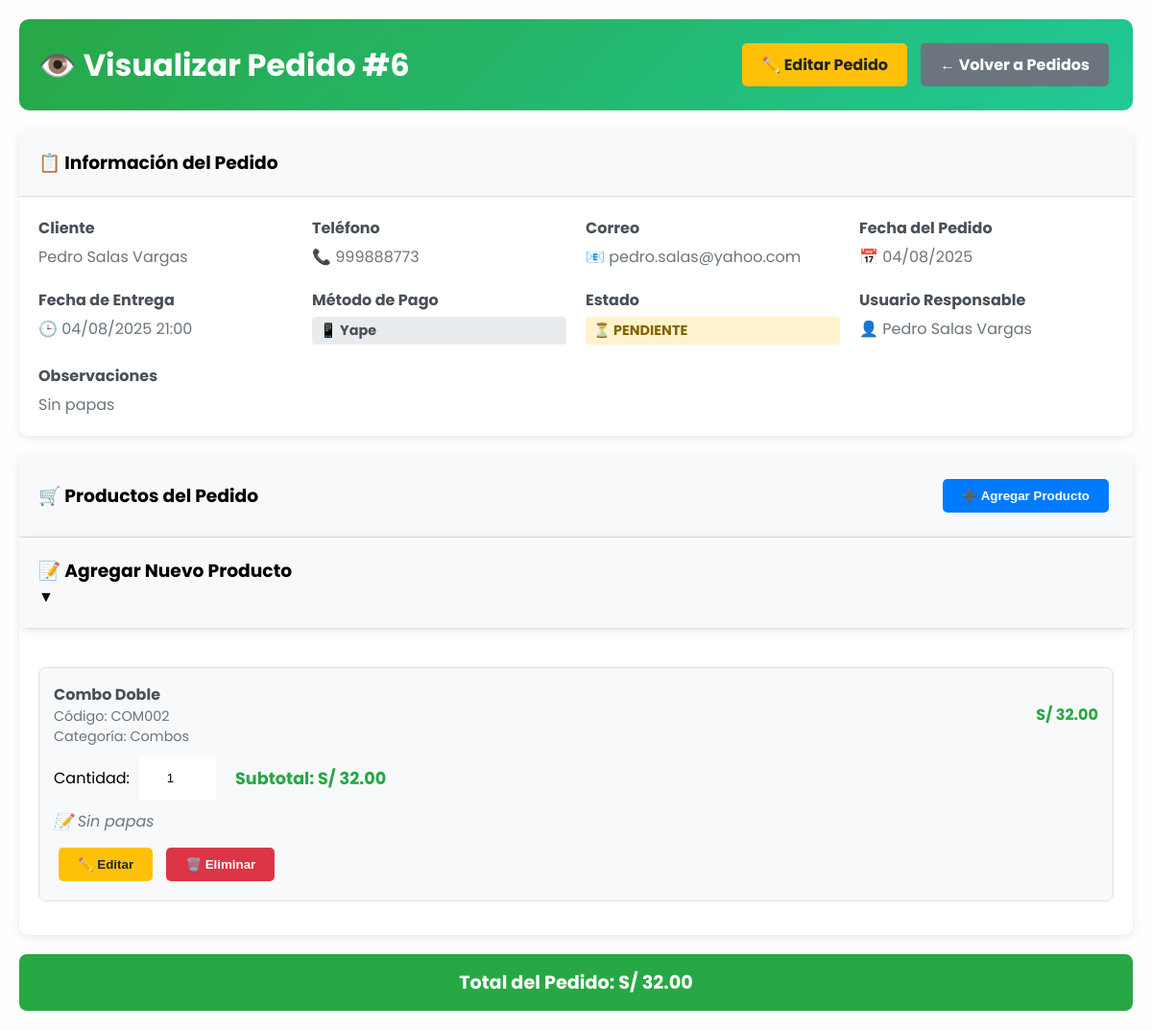
Screenshot of /admin/pedidos/visualizar.php?id=6 (signed in) with the database file from the repository.
### tables this page shows
CREATE TABLE IF NOT EXISTS `pedido` (
  `ID_PEDIDO` INT NOT NULL AUTO_INCREMENT,
  `METODO_PAGO` ENUM('EFECTIVO', 'TARJETA', 'YAPE') NOT NULL DEFAULT 'EFECTIVO',
  `FECHA_PEDIDO` DATE NOT NULL,
  `TOTAL` DECIMAL(10,2) NOT NULL DEFAULT 0,
  `ID_CLIENTE` INT NOT NULL,
  `ESTADO` ENUM('PENDIENTE', 'LISTO', 'CANCELADO') NOT NULL DEFAULT 'PENDIENTE',
  `OBSERVACIONES` TEXT NULL,
  `FECHA_ENTREGA` DATETIME NOT NULL,
  `FECHA_CREACION` TIMESTAMP NOT NULL,
  `FECHA_ACTUALIZACION` TIMESTAMP NULL,
  `ID_USUARIO` INT NOT NULL,
  PRIMARY KEY (`ID_PEDIDO`),
  INDEX `fk_pedido_cliente1_idx` (`ID_CLIENTE` ASC) VISIBLE,
  INDEX `fk_pedido_usuario1_idx` (`ID_USUARIO` ASC) VISIBLE,
  CONSTRAINT `fk_pedido_cliente1`
    FOREIGN KEY (`ID_CLIENTE`)
    REFERENCES `cliente` (`ID_CLIENTE`)
    ON DELETE NO ACTION
    ON UPDATE NO ACTION,
  CONSTRAINT `fk_pedido_usuario1`
    FOREIGN KEY (`ID_USUARIO`)
    REFERENCES `usuario` (`ID_USUARIO`)
    ON DELETE NO ACTION
    ON UPDATE NO ACTION);

CREATE TABLE IF NOT EXISTS `cliente` (
  `ID_CLIENTE` INT NOT NULL AUTO_INCREMENT,
  `NOMBRE` VARCHAR(45) NULL,
  `APELLIDOS` VARCHAR(45) NULL,
  `CORREO` VARCHAR(45) NULL,
  `TELEFONO` VARCHAR(45) NULL,
  `DIRECCION` VARCHAR(45) NULL,
  PRIMARY KEY (`ID_CLIENTE`));

CREATE TABLE IF NOT EXISTS `usuario` (
  `ID_USUARIO` INT NOT NULL AUTO_INCREMENT,
  `NOMBRES` VARCHAR(100) NOT NULL,
  `APELLIDOS` VARCHAR(100) NOT NULL,
  `CORREO` VARCHAR(100) NOT NULL,
  `CLAVE` VARCHAR(255) NOT NULL,
  `ROL` ENUM('ADMINISTRADOR', 'GERENTE', 'ASISTENTE') NOT NULL,
  `ACTIVO` TINYINT NOT NULL DEFAULT 1,
  PRIMARY KEY (`ID_USUARIO`));

CREATE TABLE IF NOT EXISTS `pedido_detalle` (
  `ID_PEDIDO_DETALLE` INT NOT NULL AUTO_INCREMENT,
  `CANTIDAD` INT NOT NULL,
  `ID_PEDIDO` INT NOT NULL,
  `ID_PRODUCTO` INT NOT NULL,
  `PRECIO_UNITARIO` DECIMAL(6,2) NOT NULL DEFAULT 0,
  `SUBTOTAL` DECIMAL(10,2) NOT NULL DEFAULT 0,
  `OBSERVACIONES` TEXT NULL,
  PRIMARY KEY (`ID_PEDIDO_DETALLE`),
  INDEX `fk_pedido_detalle_pedido1_idx` (`ID_PEDIDO` ASC) VISIBLE,
  INDEX `fk_pedido_detalle_producto1_idx` (`ID_PRODUCTO` ASC) VISIBLE,
  CONSTRAINT `fk_pedido_detalle_pedido1`
    FOREIGN KEY (`ID_PEDIDO`)
    REFERENCES `pedido` (`ID_PEDIDO`)
    ON DELETE NO ACTION
    ON UPDATE NO ACTION,
  CONSTRAINT `fk_pedido_detalle_producto1`
    FOREIGN KEY (`ID_PRODUCTO`)
    REFERENCES `producto` (`ID_PRODUCTO`)
    ON DELETE NO ACTION
    ON UPDATE NO ACTION);

CREATE TABLE IF NOT EXISTS `producto` (
  `ID_PRODUCTO` INT NOT NULL AUTO_INCREMENT,
  `CODIGO` VARCHAR(100) NOT NULL,
  `NOMBRE` VARCHAR(100) NOT NULL,
  `PRECIO` DECIMAL(6,2) NOT NULL DEFAULT '0.00',
  `DESCRIPCIOON` TEXT NULL,
  `IMAGEN_RUTA` VARCHAR(255) NULL,
  `STOCK` INT NOT NULL DEFAULT 0,
  `ACTIVO` TINYINT NOT NULL DEFAULT 1,
  `FECHA_CREACION` TIMESTAMP NOT NULL,
  `FECHA_ACTUALIZACION` TIMESTAMP NULL,
  `ID_CATEGORIA` INT NOT NULL,
  `ID_PROVEEDOR` INT NOT NULL,
  PRIMARY KEY (`ID_PRODUCTO`),
  UNIQUE INDEX `NOMBRE_UNIQUE` (`NOMBRE` ASC) VISIBLE,
  INDEX `fk_producto_categoria_idx` (`ID_CATEGORIA` ASC) VISIBLE,
  INDEX `fk_producto_proveedor1_idx` (`ID_PROVEEDOR` ASC) VISIBLE,
  CONSTRAINT `fk_producto_categoria`
    FOREIGN KEY (`ID_CATEGORIA`)
    REFERENCES `categoria` (`ID_CATEGORIA`)
    ON DELETE NO ACTION
    ON UPDATE NO ACTION,
  CONSTRAINT `fk_producto_proveedor1`
    FOREIGN KEY (`ID_PROVEEDOR`)
    REFERENCES `proveedor` (`ID_PROVEEDOR`)
    ON DELETE NO ACTION
    ON UPDATE NO ACTION);

CREATE TABLE IF NOT EXISTS `categoria` (
  `ID_CATEGORIA` INT NOT NULL AUTO_INCREMENT,
  `NOMBRE` VARCHAR(100) NOT NULL,
  `DESCRIPCION` TEXT NULL,
  `ACTIVO` TINYINT NOT NULL DEFAULT 1,
  `FECHA_CREACION` TIMESTAMP NOT NULL,
  `FECHA_ACTUALIZACION` TIMESTAMP NULL,
  PRIMARY KEY (`ID_CATEGORIA`),
  UNIQUE INDEX `NOMBRE_UNIQUE` (`NOMBRE` ASC) VISIBLE);

### admin/pedidos/visualizar.php (the view, shortened to what this page needs)
<?php
$conexion = getConnection();
$id_pedido = isset($_GET['id']) ? intval($_GET['id']) : 0;
$query_pedido = "SELECT
                    p.*,
                    c.NOMBRE as CLIENTE_NOMBRE,
                    c.APELLIDOS as CLIENTE_APELLIDOS,
                    c.CORREO as CLIENTE_CORREO,
                    c.TELEFONO as CLIENTE_TELEFONO,
                    u.NOMBRES as USUARIO_NOMBRES,
                    u.APELLIDOS as USUARIO_APELLIDOS
                 FROM pedido p
                 INNER JOIN cliente c ON p.ID_CLIENTE = c.ID_CLIENTE
                 INNER JOIN usuario u ON p.ID_USUARIO = u.ID_USUARIO
                 WHERE p.ID_PEDIDO = ?";
$stmt_pedido = $conexion->prepare($query_pedido);
$stmt_pedido->bind_param("i", $id_pedido);
$stmt_pedido->execute();
$result_pedido = $stmt_pedido->get_result();
$pedido = $result_pedido->fetch_assoc();
$query_detalles = "SELECT
                     pd.ID_PEDIDO_DETALLE,
                     pd.CANTIDAD,
                     pd.PRECIO_UNITARIO,
                     pd.SUBTOTAL,
                     pd.OBSERVACIONES,
                     p.CODIGO,
                     p.NOMBRE as PRODUCTO_NOMBRE,
                     c.NOMBRE as CATEGORIA_NOMBRE
                   FROM pedido_detalle pd
                   INNER JOIN producto p ON pd.ID_PRODUCTO = p.ID_PRODUCTO
                   INNER JOIN categoria c ON p.ID_CATEGORIA = c.ID_CATEGORIA
                   WHERE pd.ID_PEDIDO = ?
                   ORDER BY pd.ID_PEDIDO_DETALLE";
$stmt_detalles = $conexion->prepare($query_detalles);
$stmt_detalles->bind_param("i", $id_pedido);
$stmt_detalles->execute();
$result_detalles = $stmt_detalles->get_result();
?>
<!DOCTYPE html>
<html lang="es">
<head>
    <link rel="stylesheet" href="../../style.css">
</head>
<body>
    <div class="admin-container">
        <div class="admin-header">
            <h1>👁️ Visualizar Pedido #<?php echo $id_pedido; ?></h1>
            <div>
                <a href="editar.php?id=<?php echo $id_pedido; ?>" class="btn btn-warning">✏️ Editar Pedido</a>
                <a href="index.php" class="btn btn-secondary">← Volver a Pedidos</a>
            </div>
        </div>
        <div class="info-container">
            <div class="info-header">
                <h3>📋 Información del Pedido</h3>
            </div>
            <div class="info-body">
                <div class="info-grid">
                    <div class="info-item">
                        <span class="info-label">Cliente</span>
                        <span class="info-value"><?php echo htmlspecialchars($pedido['CLIENTE_NOMBRE'] . ' ' . $pedido['CLIENTE_APELLIDOS']); ?></span>
                    </div>
                    <div class="info-item">
                        <span class="info-label">Teléfono</span>
                        <span class="info-value">📞 <?php echo htmlspecialchars($pedido['CLIENTE_TELEFONO']); ?></span>
                    </div>
                    <div class="info-item">
                        <span class="info-label">Correo</span>
                        <span class="info-value">📧 <?php echo htmlspecialchars($pedido['CLIENTE_CORREO']); ?></span>
                    </div>
                    <div class="info-item">
                        <span class="info-label">Fecha del Pedido</span>
                        <span class="info-value">📅 <?php echo date('d/m/Y', strtotime($pedido['FECHA_PEDIDO'])); ?></span>
                    </div>
                    <div class="info-item">
                        <span class="info-label">Fecha de Entrega</span>
                        <span class="info-value">🕒 <?php echo date('d/m/Y H:i', strtotime($pedido['FECHA_ENTREGA'])); ?></span>
                    </div>
                    <div class="info-item">
                        <span class="info-label">Método de Pago</span>
                        <span class="metodo-pago">
                            <?php
                            switch($pedido['METODO_PAGO']) {
                                case 'YAPE': echo '📱 Yape'; break;
                            }
                            ?>
                        </span>
                    </div>
                    <div class="info-item">
                        <span class="info-label">Estado</span>
                        <?php
                        $estado_class = '';
                        $estado_icon = '';
                        switch($pedido['ESTADO']) {
                            case 'PENDIENTE':
                                $estado_class = 'estado-pendiente';
                                $estado_icon = '⏳';
                                break;
                        }
                        ?>
                        <span class="<?php echo $estado_class; ?>">
                            <?php echo $estado_icon . ' ' . $pedido['ESTADO']; ?>
                        </span>
                    </div>
                    <div class="info-item">
                        <span class="info-label">Usuario Responsable</span>
                        <span class="info-value">👤 <?php echo htmlspecialchars($pedido['USUARIO_NOMBRES'] . ' ' . $pedido['USUARIO_APELLIDOS']); ?></span>
                    </div>
                    <?php if (!empty($pedido['OBSERVACIONES'])): ?>
                        <div class="info-item" style="grid-column: 1 / -1;">
                            <span class="info-label">Observaciones</span>
                            <span class="info-value"><?php echo htmlspecialchars($pedido['OBSERVACIONES']); ?></span>
                        </div>
                    <?php endif; ?>
                </div>
            </div>
        </div>
        <div class="productos-container">
            <div class="productos-header">
                <h3>🛒 Productos del Pedido</h3>
                <button class="btn btn-primary" onclick="toggleForm()">➕ Agregar Producto</button>
            </div>
            <div class="form-container">
                <div class="form-header" onclick="toggleForm()">
                    <h3>📝 Agregar Nuevo Producto</h3>
                    <span class="toggle-icon" id="toggle-icon">▼</span>
                </div>
            </div>
            <div class="productos-body">
                <?php if ($result_detalles->num_rows > 0): ?>
                    <?php while ($detalle = $result_detalles->fetch_assoc()): ?>
                        <div class="producto-item">
                            <div class="producto-header">
                                <div class="producto-info">
                                    <div class="producto-nombre"><?php echo htmlspecialchars($detalle['PRODUCTO_NOMBRE']); ?></div>
                                    <div class="producto-codigo">Código: <?php echo htmlspecialchars($detalle['CODIGO']); ?></div>
                                    <div class="producto-categoria">Categoría: <?php echo htmlspecialchars($detalle['CATEGORIA_NOMBRE']); ?></div>
                                </div>
                                <div class="producto-precio">S/ <?php echo number_format($detalle['PRECIO_UNITARIO'], 2); ?></div>
                            </div>
                            <div class="producto-cantidad">
                                <label>Cantidad:</label>
                                <input type="number" min="1" value="<?php echo $detalle['CANTIDAD']; ?>"
                                       onchange="editarProducto(<?php echo $detalle['ID_PEDIDO_DETALLE']; ?>, this.value)">
                                <span class="producto-subtotal">Subtotal: S/ <?php echo number_format($detalle['SUBTOTAL'], 2); ?></span>
                            </div>
                            <?php if (!empty($detalle['OBSERVACIONES'])): ?>
                                <div class="producto-observaciones">
                                    📝 <?php echo htmlspecialchars($detalle['OBSERVACIONES']); ?>
                                </div>
                            <?php endif; ?>
                            <div style="margin-top: 10px;">
                                <button class="btn btn-warning" onclick="editarProductoForm(<?php echo $detalle['ID_PEDIDO_DETALLE']; ?>, '<?php echo htmlspecialchars($detalle['OBSERVACIONES']); ?>')">
                                    ✏️ Editar
                                </button>
                                <form method="POST" action="" style="display: inline;">
                                    <button type="submit" class="btn btn-danger"
                                            onclick="return confirm('¿Estás seguro de que quieres eliminar este producto del pedido?')">
                                        🗑️ Eliminar
                                    </button>
                                </form>
                            </div>
                        </div>
                    <?php endwhile; ?>
                <?php else: ?>
                    <div class="productos-vacios">
                        No hay productos en este pedido
                    </div>
                <?php endif; ?>
            </div>
        </div>
        <div class="total-pedido">
            Total del Pedido: S/ <?php echo number_format($pedido['TOTAL'], 2); ?>
        </div>
    </div>
</body>
</html>

### style.css (style rules this page uses)
* { margin: 0; padding: 0; box-sizing: border-box; text-decoration: none; list-style: none; }
html { scroll-behavior: smooth; }
body { font-family: 'poppins', sans-serif; background-color: #fefefe; }
input { width: 450px; padding: 15px; border: 0; outline: none; margin-right: 10px; }

### admin/pedidos/visualizar.php (style rules this page uses)
.admin-container { max-width: 1200px; margin: 0 auto; padding: 20px; }
.admin-header { background: linear-gradient(135deg, #28a745, #20c997); color: white; padding: 20px; border-radius: 10px; margin-bottom: 20px; display: flex; justify-content: space-between; align-items: center; }
.btn { display: inline-block; padding: 10px 20px; margin: 5px; border: none; border-radius: 5px; text-decoration: none; font-weight: bold; cursor: pointer; transition: all 0.3s ease; }
.btn-primary { background: #007bff; color: white; }
.btn-secondary { background: #6c757d; color: white; }
.btn-warning { background: #ffc107; color: #212529; }
.btn-danger { background: #dc3545; color: white; }
.info-container { background: white; border-radius: 10px; box-shadow: 0 2px 10px rgba(0,0,0,0.1); overflow: hidden; margin-bottom: 20px; }
.info-header { background: #f8f9fa; padding: 20px; border-bottom: 1px solid #ddd; }
.info-body { padding: 20px; }
.info-grid { display: grid; grid-template-columns: repeat(auto-fit, minmax(250px, 1fr)); gap: 20px; }
.info-item { display: flex; flex-direction: column; }
.info-label { font-weight: bold; color: #495057; margin-bottom: 5px; }
.info-value { color: #6c757d; }
.estado-pendiente { background: #fff3cd; color: #856404; padding: 4px 8px; border-radius: 4px; font-size: 0.9em; font-weight: bold; }
.metodo-pago { background: #e9ecef; color: #495057; padding: 4px 8px; border-radius: 4px; font-size: 0.9em; font-weight: bold; }
.productos-container { background: white; border-radius: 10px; box-shadow: 0 2px 10px rgba(0,0,0,0.1); overflow: hidden; margin-bottom: 20px; }
.productos-header { background: #f8f9fa; padding: 20px; border-bottom: 1px solid #ddd; display: flex; justify-content: space-between; align-items: center; }
.productos-body { padding: 20px; }
.producto-item { background: #f8f9fa; border: 1px solid #dee2e6; border-radius: 8px; padding: 15px; margin-bottom: 15px; position: relative; }
.producto-header { display: flex; justify-content: space-between; align-items: center; margin-bottom: 10px; }
.producto-info { flex: 1; }
.producto-nombre { font-weight: bold; color: #495057; }
.producto-codigo { color: #6c757d; font-size: 0.9em; }
.producto-categoria { color: #6c757d; font-size: 0.9em; }
.producto-precio { color: #28a745; font-weight: bold; }
.producto-cantidad { display: flex; align-items: center; gap: 10px; margin-bottom: 10px; }
.producto-cantidad input { width: 80px; text-align: center; }
.producto-subtotal { font-weight: bold; color: #28a745; font-size: 1.1em; }
.producto-observaciones { color: #6c757d; font-style: italic; margin-top: 10px; }
.form-container { background: white; border-radius: 10px; box-shadow: 0 2px 10px rgba(0,0,0,0.1); overflow: hidden; margin-bottom: 20px; }
.form-header { background: #f8f9fa; padding: 20px; border-bottom: 1px solid #ddd; cursor: pointer; }
.total-pedido { background: #28a745; color: white; padding: 15px; border-radius: 8px; text-align: center; font-size: 1.2em; font-weight: bold; margin-top: 20px; }
.toggle-icon { transition: transform 0.3s ease; }

### rows the page displays
pedido: ID_CLIENTE.APELLIDOS "Pedro Salas Vargas", ID_CLIENTE.TELEFONO "999888773", ID_CLIENTE.CORREO "pedro.salas@yahoo.com", FECHA_PEDIDO "04/08/2025", FECHA_ENTREGA "04/08/2025 21:00", ESTADO "⏳", ESTADO "PENDIENTE", ID_USUARIO.APELLIDOS "Pedro Salas Vargas", OBSERVACIONES "Sin papas", TOTAL "32.00"
pedido_detalle: ID_PRODUCTO.NOMBRE "Combo Doble", ID_PRODUCTO.CODIGO "COM002", categoria.NOMBRE "Combos", PRECIO_UNITARIO "32.00", CANTIDAD "1", SUBTOTAL "32.00", OBSERVACIONES "Sin papas"

### other values shown
$id_pedido "6"
